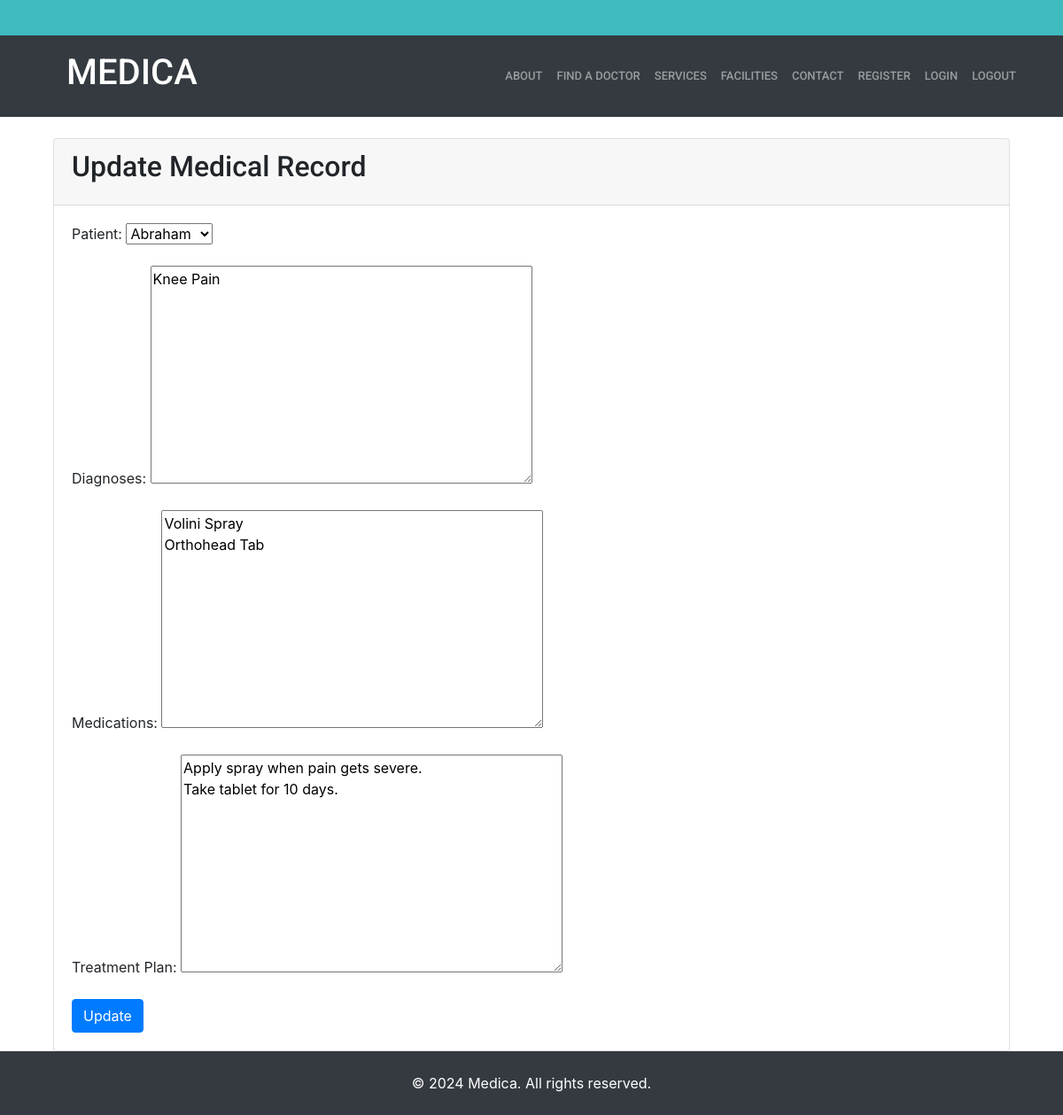
The page /doctor/record_update/1/ on the database its author committed.
### doctor_app/models.py (models this page shows, shortened)
class MedicalRecord(models.Model):
    patient = models.ForeignKey('patient_app.Patient', on_delete=models.CASCADE, related_name='medical_records')
    diagnoses = models.TextField()
    medications = models.TextField()
    treatment_plan = models.TextField()

### doctor_app/views.py (the view)
# urls.py: path('record_update/<int:pk>/',views.medical_record_update,name='record_update'),
def medical_record_update(request, pk):
    medical_record = get_object_or_404(MedicalRecord, pk=pk)
    if request.method == 'POST':
        form = MedicalRecordForm(request.POST, instance=medical_record)
        if form.is_valid():
            form.save()
            return redirect('record_list')  # Redirect to record list view
    else:
        form = MedicalRecordForm(instance=medical_record)
    return render(request, 'doctor/record_update.html', {'form': form})

### doctor_app/forms.py
class MedicalRecordForm(forms.ModelForm):
    class Meta:
        model= MedicalRecord
        fields = '__all__'

### patient_app/models.py (called while the page is built)
    def __str__(self):
        return self.name

### templates/doctor/record_update.html (shortened to what this page needs)
{% extends 'base.html' %}
{% load static %}
{% block content %}
 <link href="https://stackpath.bootstrapcdn.com/bootstrap/4.5.2/css/bootstrap.min.css" rel="stylesheet">
<div class="container mt-4">
    <div class="card">
        <div class="card-header">
            <h2 class="card-title">{% if form.instance.pk %}Update{% else %}Add{% endif %} Medical Record</h2>
        </div>
        <div class="card-body">
            <form method="post">
                <div class="form-group">
                    <label for="{{ form.patient.id_for_label }}">Patient:</label>
                    {{ form.patient }}
                </div>
                <div class="form-group">
                    <label for="{{ form.diagnoses.id_for_label }}">Diagnoses:</label>
                    {{ form.diagnoses }}
                </div>
                <div class="form-group">
                    <label for="{{ form.medications.id_for_label }}">Medications:</label>
                    {{ form.medications }}
                </div>
                <div class="form-group">
                    <label for="{{ form.treatment_plan.id_for_label }}">Treatment Plan:</label>
                    {{ form.treatment_plan }}
                </div>
                <button type="submit" class="btn btn-primary">{% if form.instance.pk %}Update{% else %}Add{% endif %}</button>
            </form>
        </div>
    </div>
</div>
{% endblock %}

### static/assets/css/style.css (style rules this page uses)
body { font-family: "Open Sans", sans-serif; color: #444444; }
h1, h2, h3, h4, h5, h6 { font-family: "Roboto", sans-serif; }

### rows shown on the page
MedicalRecord: patient "Abraham", diagnoses "Knee Pain", medications "Volini Spray Orthohead Tab", treatment_plan "Apply spray when pain gets severe. Take tablet for 10 days."
